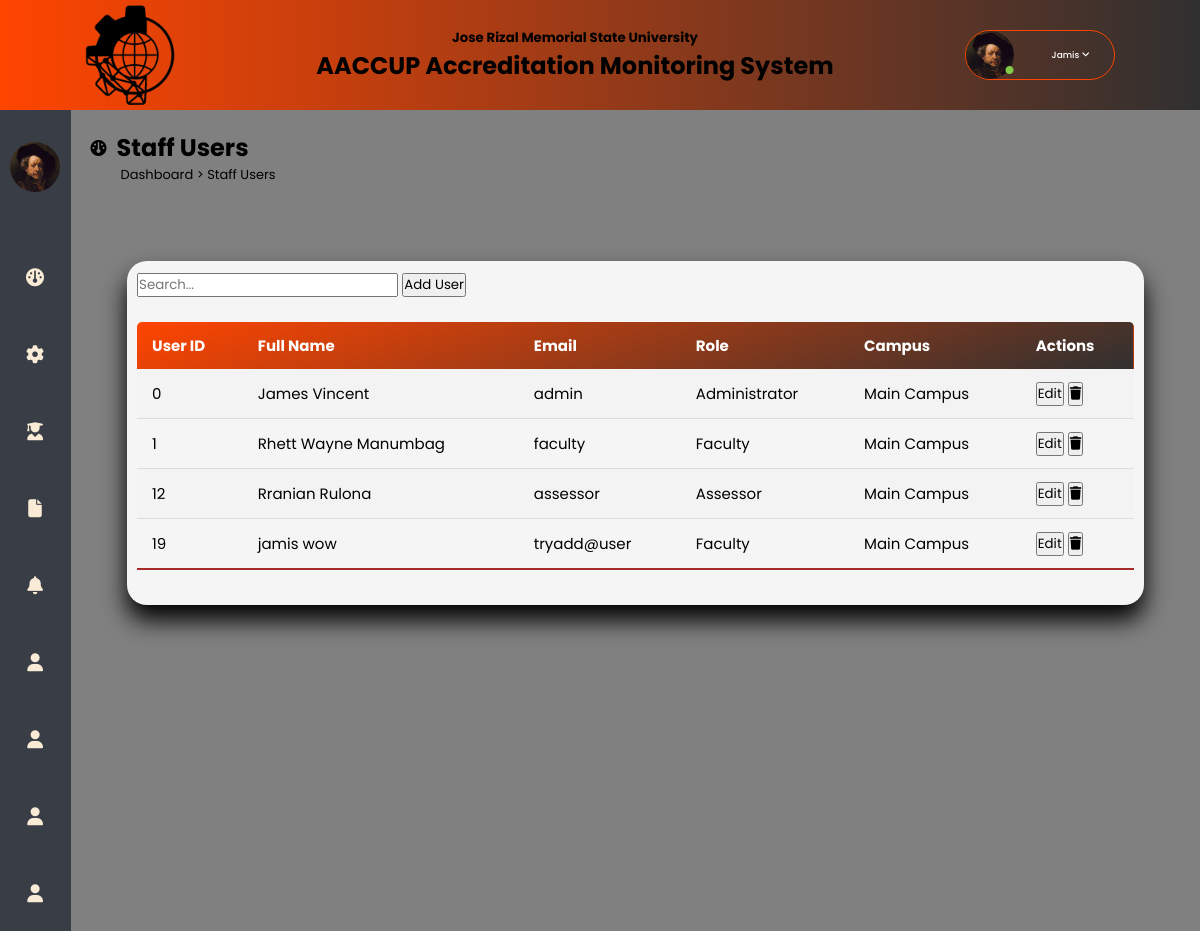
Screenshot of /user.php with the database file from the repository.
### tables this page shows
CREATE TABLE `users` (
  `UserID` int(11) NOT NULL,
  `firstName` varchar(100) NOT NULL,
  `lastName` varchar(100) NOT NULL,
  `email` varchar(255) NOT NULL,
  `Password` varchar(255) NOT NULL,
  `Role` enum('Administrator','Faculty','Assessor') NOT NULL,
  `Campus` int(11) DEFAULT NULL,
  `programAffiliated` int(11) NOT NULL,
  `img` varchar(255) DEFAULT NULL,
  `uniqueID` varchar(20) DEFAULT NULL
);

CREATE TABLE `universities` (
  `UniversityID` int(11) NOT NULL,
  `Name` varchar(255) NOT NULL,
  `Location` varchar(255) DEFAULT NULL,
  `ContactInformation` varchar(255) DEFAULT NULL
);

### user.php (the view, shortened to what this page needs)
<!DOCTYPE html>
<html lang="en">
<head>
    <link rel="stylesheet" href="style.css">
        <link rel="stylesheet" href="https://cdn.jsdelivr.net/npm/@fortawesome/fontawesome-free@6.4.2/css/fontawesome.min.css">
    <link rel="stylesheet" href="https://cdnjs.cloudflare.com/ajax/libs/font-awesome/6.5.1/css/all.min.css"
/>
</head>
<body>
    <section class="heading">
    <nav class="navbar">
        <img src="images/loginimg.png" alt="logo" class="logo">
        <div class="title">
            <a href="#"><h5>Jose Rizal Memorial State University</h5></a>
            <a href="#"><h2>AACCUP Accreditation Monitoring System</h2></a>
        </div>
        <div class="profile-dropdown">
            <div onclick="toggle()" class="profile-dropdown-btn">
                <div class="profile-img">
                    <i class="fa-solid fa-circle"></i>
                </div>
                <span>
                    Jamis
                    <i class="fa-solid fa-angle-down"></i>
                </span>
            </div>
        </div>
    </nav>
    </section>
    <section class="container">
        <nav class="side">
            <div class="sidebar">
                <div class="side-logo">
                <img src="images/avatar.jpg">
                </div>
                <ul>
                    <li><a href="dashboardadmin.php">
                        <i class="fa-solid fa-gauge"></i>
                    </a>
                    </li>
                    <li><a href="user.php">
                        <i class="fa-solid fa-gear"></i>
                    </a>
                    </li>
                    <li><a href="campus.php">
                        <i class="fa-solid fa-user-graduate"></i>
                    </a>
                    </li>
                    <li><a href="departments.php">
                        <i class="fa-solid fa-file"></i>
                    </a>
                    </li>
                    <li><a href="program.php">
                        <i class="fa-solid fa-bell"></i>
                    </a>
                    </li>
                    <li><a href="visits.php">
                        <i class="fa-solid fa-user"></i>
                    </a>
                    </li>
                    <li><a href="documents.php">
                        <i class="fa-solid fa-user"></i>
                    </a>
                    </li>
                    <li><a href="tasks.php">
                        <i class="fa-solid fa-user"></i>
                    </a>
                    </li>
                    <li><a href="fcommunication.php">
                        <i class="fa-solid fa-user"></i>
                    </a>
                    </li>
                </ul>
            </div>
        </nav>
        <div class="main">
            <div class="main">
                <div class="main-title">
                    <i class="fa-solid fa-gauge"></i>
                    <h2>Staff Users</h2>
                </div>
                <div class="directory">
                    <p><a href="dashboardadmin.php">Dashboard</a> > Staff Users</p>
                </div>
                <div class="main-content">
                    <div class="table-container">
                    <input type="text" id="searchInput" placeholder="Search...">
                    <button onclick="toggleAddForm()">Add User</button>
                        <table id="dataTable">
                        <thead>
                            <tr>
                                <th>User ID</th>
                                <th>Full Name</th>
                                <th>Email</th>
                                <th>Role</th>
                                <th>Campus</th>
                                <th>Actions</th>
                            </tr>
                        </thead>
                            <tbody>
                            <?php
                                include('config.php');
                                $sql = "SELECT u.UserID, CONCAT(u.firstName, ' ', u.lastName) AS fullName, u.email, u.Role, univ.Name AS UniversityName
                                        FROM users u
                                        LEFT JOIN universities univ ON u.Campus = univ.UniversityID";
                                $result = $conn->query($sql);
                                if ($result->num_rows > 0) {
                                    while ($row = $result->fetch_assoc()) {
                                        echo "<tr>";
                                        echo "<td>" . $row["UserID"] . "</td>";
                                        echo "<td>" . $row["fullName"] . "</td>";
                                        echo "<td>" . $row["email"] . "</td>";
                                        echo "<td>" . $row["Role"] . "</td>";
                                        echo "<td>" . $row["UniversityName"] . "</td>";
                                        echo "<td><button onclick=\"toggleEditForm('" . $row["UserID"] . "', '" . $row["fullName"] . "', '" . $row["email"] . "', '" . $row["Role"] . "', '" . $row["UniversityName"] . "')\">Edit</button> <button onclick=\"confirmDelete('" . $row["UserID"] . "')\"><i class='fa-solid fa-trash'></i></button></td>";
                                        echo "</tr>";
                                    }
                                } else {
                                    echo "<tr><td colspan='6'>No users found</td></tr>";
                                }
                                ?>
                            </tbody>
                        </table>
                    </div>
                </div>
        </div>
    </section>
</body>
</html>

### style.css (style rules this page uses)
:root { --primary: antiquewhite; --secondary: orangered; --green: #82cd47; --secondary-light: rgba(34, 124, 112, 0.2); --secondary-light-2: rgba(127, 183, 126, 0.1); --white: #fff; --black: #393e46; --shadow: 0px 2px 8px 0px var(var(--secondary-light)); }
* { margin: 0; padding: 0; box-sizing: border-box; font-family: 'Poppins', sans-serif; }
body { height: 100vh; width: 100%; background: antiquewhite; }
.navbar { display: flex; align-items: center; height: 110px; background: linear-gradient(270deg, rgb(48, 48, 48), orangered); padding: 0 8%; justify-content:space-around ; padding: 20px; }
.navbar img { width: 100px; }
.profile-dropdown { position: relative; width: fit-content; }
.profile-dropdown-btn { display: flex; align-items: center; justify-content: space-between; padding-right: 1rem; font-size: 0.9rem; font-weight: 500; width: 150px; border-radius: 50px; color: var(--white); cursor: pointer; border: 1px solid var(--secondary); transition: box-shadow 0.2s ease-in, background-color 0.2s ease-in, border 0.3s; }
.profile-img { position: relative; width: 3rem; height: 3rem; border-radius: 50%; background: url(images/avatar.jpg); background-size: cover; }
.profile-img i { position: absolute; right: 0; bottom: 0.3rem; font-size: 0.5rem; color: var(--green); }
.profile-dropdown-btn span { margin: 0 0.5rem; margin-right: 1; font-size: xx-small; }
.title { text-align: center; }
.title h5 { position: relative; top: 10 px; }
.title h2 { font-size: x-large; }
.title a { color: black; text-decoration: none; }
.side { position: sticky; top: 0; bottom: 0; height: 140vh; left: 0; width: 75px; background: #393e46; overflow: hidden; transition: 1s; }
.container { display: flex; width: 100%; }
.sidebar { width: 80%; margin: 0; }
.side-logo { margin: 2rem 0 1rem 0; padding-bottom: 3rem; display: flex; align-items: center; }
.side-logo img { width: 50px; height: 50px; border-radius: 50%; margin-left: 10px; }
.sidebar ul { margin: 0 auto; text-decoration: none; width: 100%; }
.sidebar li { padding-bottom: 2rem; list-style: none; display: block; }
.sidebar li a { font-size: 16px; color: antiquewhite; text-decoration: none; position: relative; width: 280px; display: table; padding: 10px; }
.container nav i { width: 50px; font-size: 18px; text-align: center; }
.main { background-color: grey; }

### user.php (style rules this page uses)
.main { width: 100%; background-color: grey; }
.main-title { display: flex; margin: 20px; align-items: center; }
.main-title h2 { margin-left: 10px; }
.directory { margin-left: 50px; position: relative; bottom: 20px; font-size: small; }
.directory a { text-decoration: none; color: black; }
table { border-collapse: collapse; margin: 25px 0; font-size: 15px; min-width: 100%; overflow: hidden; border-radius: 5px 5px 0 0; }
table thead tr { color: #fff; background: linear-gradient(700deg, rgb(48, 48, 48), orangered); text-align: left; font-weight: bold; }
th, td { padding: 12px 15px; text-align: left; }
tbody tr { border-bottom: 1px solid #ddd; }
tbody tr:nth-of-type(odd) { background: #f3f3f3; }
tbody tr:last-of-type { border-bottom: 2px solid brown; }
.main-content { margin: 5%; background-color: whitesmoke; padding: 10px; border-radius: 20px; box-shadow: 0 15px 25px rgba(0, 0.1, 0.9); }

### rows the page displays
users: UserID "0", fullName "James Vincent", email "admin", Role "Administrator", Campus.Name "Main Campus"
users: UserID "1", fullName "Rhett Wayne Manumbag", email "faculty", Role "Faculty", Campus.Name "Main Campus"
users: UserID "12", fullName "Rranian Rulona", email "assessor", Role "Assessor", Campus.Name "Main Campus"
users: UserID "19", fullName "jamis wow", email "tryadd@user", Role "Faculty", Campus.Name "Main Campus"
